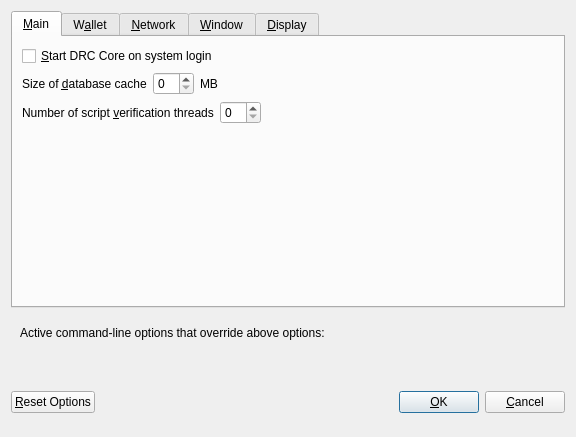
<?xml version="1.0" encoding="UTF-8"?>
<ui version="4.0">
 <class>OptionsDialog</class>
 <widget class="QDialog" name="OptionsDialog">
  <property name="geometry">
   <rect>
    <x>0</x>
    <y>0</y>
    <width>576</width>
    <height>402</height>
   </rect>
  </property>
  <property name="windowTitle">
   <string>Options</string>
  </property>
  <property name="modal">
   <bool>true</bool>
  </property>
  <layout class="QVBoxLayout" name="verticalLayout">
   <item>
    <widget class="QTabWidget" name="tabWidget">
     <property name="currentIndex">
      <number>0</number>
     </property>
     <widget class="QWidget" name="tabMain">
      <attribute name="title">
       <string>&amp;Main</string>
      </attribute>
      <layout class="QVBoxLayout" name="verticalLayout_Main">
       <item>
        <widget class="QCheckBox" name="bitcoinAtStartup">
         <property name="toolTip">
          <string>Automatically start DRC Core after logging in to the system.</string>
         </property>
         <property name="text">
          <string>&amp;Start DRC Core on system login</string>
         </property>
        </widget>
       </item>
       <item>
        <layout class="QHBoxLayout" name="horizontalLayout_2_Main">
         <item>
          <widget class="QLabel" name="databaseCacheLabel">
           <property name="text">
            <string>Size of &amp;database cache</string>
           </property>
           <property name="textFormat">
            <enum>Qt::PlainText</enum>
           </property>
           <property name="buddy">
            <cstring>databaseCache</cstring>
           </property>
          </widget>
         </item>
         <item>
          <widget class="QSpinBox" name="databaseCache"/>
         </item>
         <item>
          <widget class="QLabel" name="databaseCacheUnitLabel">
           <property name="text">
            <string>MB</string>
           </property>
           <property name="textFormat">
            <enum>Qt::PlainText</enum>
           </property>
          </widget>
         </item>
         <item>
          <spacer name="horizontalSpacer_2_Main">
           <property name="orientation">
            <enum>Qt::Horizontal</enum>
           </property>
           <property name="sizeHint" stdset="0">
            <size>
             <width>40</width>
             <height>20</height>
            </size>
           </property>
          </spacer>
         </item>
        </layout>
       </item>
       <item>
        <layout class="QHBoxLayout" name="horizontalLayout_3_Main">
         <item>
          <widget class="QLabel" name="threadsScriptVerifLabel">
           <property name="text">
            <string>Number of script &amp;verification threads</string>
           </property>
           <property name="textFormat">
            <enum>Qt::PlainText</enum>
           </property>
           <property name="buddy">
            <cstring>threadsScriptVerif</cstring>
           </property>
          </widget>
         </item>
         <item>
          <widget class="QSpinBox" name="threadsScriptVerif">
           <property name="toolTip">
            <string>(0 = auto, &lt;0 = leave that many cores free)</string>
           </property>
          </widget>
         </item>
         <item>
          <spacer name="horizontalSpacer_3_Main">
           <property name="orientation">
            <enum>Qt::Horizontal</enum>
           </property>
           <property name="sizeHint" stdset="0">
            <size>
             <width>40</width>
             <height>20</height>
            </size>
           </property>
          </spacer>
         </item>
        </layout>
       </item>
       <item>
        <spacer name="verticalSpacer_Main">
         <property name="orientation">
          <enum>Qt::Vertical</enum>
         </property>
         <property name="sizeHint" stdset="0">
          <size>
           <width>20</width>
           <height>40</height>
          </size>
         </property>
        </spacer>
       </item>
      </layout>
     </widget>
     <widget class="QWidget" name="tabWallet">
      <attribute name="title">
       <string>W&amp;allet</string>
      </attribute>
      <layout class="QVBoxLayout" name="verticalLayout_Wallet">
       <item>
        <widget class="QGroupBox" name="groupBox">
         <property name="title">
          <string>Expert</string>
         </property>
         <layout class="QVBoxLayout" name="verticalLayout_2">
          <item>
           <widget class="QCheckBox" name="coinControlFeatures">
            <property name="toolTip">
             <string>Whether to show coin control features or not.</string>
            </property>
            <property name="text">
             <string>Enable coin &amp;control features</string>
            </property>
           </widget>
          </item>
          <item>
           <widget class="QCheckBox" name="showMasternodesTab">
            <property name="toolTip">
             <string>Show additional tab listing all your masternodes in first sub-tab&lt;br/&gt;and all masternodes on the network in second sub-tab.</string>
            </property>
            <property name="text">
             <string>Show Masternodes Tab</string>
            </property>
           </widget>
          </item>
          <item>
           <widget class="QCheckBox" name="showAdvancedPSUI">
            <property name="toolTip">
             <string>Show additional information and buttons for PrivateSend on overview screen.</string>
            </property>
            <property name="text">
             <string>Enable advanced PrivateSend interface</string>
            </property>
           </widget>
          </item>
          <item>
           <widget class="QCheckBox" name="lowKeysWarning">
            <property name="toolTip">
             <string>Show warning dialog when PrivateSend detects that wallet has very low number of keys left.</string>
            </property>
            <property name="text">
             <string>Warn if PrivateSend is running out of keys</string>
            </property>
           </widget>
          </item>
          <item>
           <widget class="QCheckBox" name="privateSendMultiSession">
            <property name="toolTip">
             <string>Whether to use experimental PrivateSend mode with multiple mixing sessions per block.&lt;br/&gt;Note: You must use this feature carefully.&lt;br/&gt;Make sure you always have recent wallet (auto)backup in a safe place!</string>
            </property>
            <property name="text">
             <string>Enable PrivateSend &amp;multi-session</string>
            </property>
           </widget>
          </item>
          <item>
           <widget class="QCheckBox" name="spendZeroConfChange">
            <property name="toolTip">
             <string>If you disable the spending of unconfirmed change, the change from a transaction&lt;br/&gt;cannot be used until that transaction has at least one confirmation.&lt;br/&gt;This also affects how your balance is computed.</string>
            </property>
            <property name="text">
             <string>&amp;Spend unconfirmed change</string>
            </property>
           </widget>
          </item>
         </layout>
        </widget>
       </item>
       <item>
        <layout class="QHBoxLayout" name="horizontalLayout_4_Wallet">
         <item>
          <widget class="QLabel" name="label">
           <property name="toolTip">
            <string>This setting determines the amount of individual masternodes that an input will be anonymized through.&lt;br/&gt;More rounds of anonymization gives a higher degree of privacy, but also costs more in fees.</string>
           </property>
           <property name="text">
            <string>PrivateSend rounds to use</string>
           </property>
          </widget>
         </item>
         <item>
          <widget class="QSpinBox" name="privateSendRounds">
           <property name="minimum">
            <number>2</number>
           </property>
           <property name="maximum">
            <number>8</number>
           </property>
           <property name="value">
            <number>4</number>
           </property>
          </widget>
         </item>
        </layout>
       </item>
       <item>
        <layout class="QHBoxLayout" name="horizontalLayout">
         <item>
          <widget class="QLabel" name="label_2">
           <property name="toolTip">
            <string>This amount acts as a threshold to turn off PrivateSend once it's reached.</string>
           </property>
           <property name="statusTip">
            <string notr="true"/>
           </property>
           <property name="whatsThis">
            <string notr="true"/>
           </property>
           <property name="accessibleName">
            <string notr="true"/>
           </property>
           <property name="accessibleDescription">
            <string notr="true"/>
           </property>
           <property name="text">
            <string>Amount of DRC to keep anonymized</string>
           </property>
          </widget>
         </item>
         <item>
          <widget class="QSpinBox" name="privateSendAmount">
           <property name="minimum">
            <number>2</number>
           </property>
           <property name="maximum">
            <number>2000</number>
           </property>
           <property name="singleStep">
            <number>10</number>
           </property>
           <property name="value">
            <number>1000</number>
           </property>
          </widget>
         </item>
        </layout>
       </item>
       <item>
        <spacer name="verticalSpacer_Wallet">
         <property name="orientation">
          <enum>Qt::Vertical</enum>
         </property>
         <property name="sizeHint" stdset="0">
          <size>
           <width>20</width>
           <height>40</height>
          </size>
         </property>
        </spacer>
       </item>
      </layout>
     </widget>
     <widget class="QWidget" name="tabNetwork">
      <attribute name="title">
       <string>&amp;Network</string>
      </attribute>
      <layout class="QVBoxLayout" name="verticalLayout_Network">
       <item>
        <widget class="QCheckBox" name="mapPortUpnp">
         <property name="toolTip">
          <string>Automatically open the DRC Core client port on the router. This only works when your router supports UPnP and it is enabled.</string>
         </property>
         <property name="text">
          <string>Map port using &amp;UPnP</string>
         </property>
        </widget>
       </item>
       <item>
        <widget class="QCheckBox" name="allowIncoming">
         <property name="toolTip">
          <string>Accept connections from outside</string>
         </property>
         <property name="text">
          <string>Allow incoming connections</string>
         </property>
        </widget>
       </item>
       <item>
        <widget class="QCheckBox" name="connectSocks">
         <property name="toolTip">
          <string>Connect to the DRC network through a SOCKS5 proxy.</string>
         </property>
         <property name="text">
          <string>&amp;Connect through SOCKS5 proxy (default proxy):</string>
         </property>
        </widget>
       </item>
       <item>
        <layout class="QHBoxLayout" name="horizontalLayout_1_Network">
         <item>
          <widget class="QLabel" name="proxyIpLabel">
           <property name="text">
            <string>Proxy &amp;IP:</string>
           </property>
           <property name="textFormat">
            <enum>Qt::PlainText</enum>
           </property>
           <property name="buddy">
            <cstring>proxyIp</cstring>
           </property>
          </widget>
         </item>
         <item>
          <widget class="QValidatedLineEdit" name="proxyIp">
           <property name="minimumSize">
            <size>
             <width>140</width>
             <height>0</height>
            </size>
           </property>
           <property name="maximumSize">
            <size>
             <width>140</width>
             <height>16777215</height>
            </size>
           </property>
           <property name="toolTip">
            <string>IP address of the proxy (e.g. IPv4: 127.0.0.1 / IPv6: ::1)</string>
           </property>
          </widget>
         </item>
         <item>
          <widget class="QLabel" name="proxyPortLabel">
           <property name="text">
            <string>&amp;Port:</string>
           </property>
           <property name="textFormat">
            <enum>Qt::PlainText</enum>
           </property>
           <property name="buddy">
            <cstring>proxyPort</cstring>
           </property>
          </widget>
         </item>
         <item>
          <widget class="QLineEdit" name="proxyPort">
           <property name="minimumSize">
            <size>
             <width>55</width>
             <height>0</height>
            </size>
           </property>
           <property name="maximumSize">
            <size>
             <width>55</width>
             <height>16777215</height>
            </size>
           </property>
           <property name="toolTip">
            <string>Port of the proxy (e.g. 9050)</string>
           </property>
          </widget>
         </item>
         <item>
          <spacer name="horizontalSpacer_1_Network">
           <property name="orientation">
            <enum>Qt::Horizontal</enum>
           </property>
           <property name="sizeHint" stdset="0">
            <size>
             <width>40</width>
             <height>20</height>
            </size>
           </property>
          </spacer>
         </item>
        </layout>
       </item>
       <item>
        <layout class="QHBoxLayout" name="horizontalLayout_2_Network">
         <item>
          <widget class="QLabel" name="proxyActiveNets">
           <property name="text">
            <string>Used for reaching peers via:</string>
           </property>
           <property name="textFormat">
            <enum>Qt::PlainText</enum>
           </property>
          </widget>
         </item>
         <item>
          <widget class="QCheckBox" name="proxyReachIPv4">
           <property name="enabled">
            <bool>false</bool>
           </property>
           <property name="toolTip">
            <string>Shows, if the supplied default SOCKS5 proxy is used to reach peers via this network type.</string>
           </property>
           <property name="text">
            <string/>
           </property>
          </widget>
         </item>
         <item>
          <widget class="QLabel" name="proxyReachIPv4Label">
           <property name="text">
            <string>IPv4</string>
           </property>
           <property name="textFormat">
            <enum>Qt::PlainText</enum>
           </property>
          </widget>
         </item>
         <item>
          <widget class="QCheckBox" name="proxyReachIPv6">
           <property name="enabled">
            <bool>false</bool>
           </property>
           <property name="toolTip">
            <string>Shows, if the supplied default SOCKS5 proxy is used to reach peers via this network type.</string>
           </property>
           <property name="text">
            <string/>
           </property>
          </widget>
         </item>
         <item>
          <widget class="QLabel" name="proxyReachIPv6Label">
           <property name="text">
            <string>IPv6</string>
           </property>
           <property name="textFormat">
            <enum>Qt::PlainText</enum>
           </property>
          </widget>
         </item>
         <item>
          <widget class="QCheckBox" name="proxyReachTor">
           <property name="enabled">
            <bool>false</bool>
           </property>
           <property name="toolTip">
            <string>Shows, if the supplied default SOCKS5 proxy is used to reach peers via this network type.</string>
           </property>
           <property name="text">
            <string/>
           </property>
          </widget>
         </item>
         <item>
          <widget class="QLabel" name="proxyReachTorLabel">
           <property name="text">
            <string>Tor</string>
           </property>
           <property name="textFormat">
            <enum>Qt::PlainText</enum>
           </property>
          </widget>
         </item>
         <item>
          <spacer name="horizontalSpacer_2_Network">
           <property name="orientation">
            <enum>Qt::Horizontal</enum>
           </property>
           <property name="sizeHint" stdset="0">
            <size>
             <width>40</width>
             <height>20</height>
            </size>
           </property>
          </spacer>
         </item>
        </layout>
       </item>
       <item>
        <widget class="QCheckBox" name="connectSocksTor">
         <property name="toolTip">
          <string>Connect to the DRC network through a separate SOCKS5 proxy for Tor hidden services.</string>
         </property>
         <property name="text">
          <string>Use separate SOCKS5 proxy to reach peers via Tor hidden services:</string>
         </property>
        </widget>
       </item>
       <item>
        <layout class="QHBoxLayout" name="horizontalLayout_3_Network">
         <item>
          <widget class="QLabel" name="proxyIpTorLabel">
           <property name="text">
            <string>Proxy &amp;IP:</string>
           </property>
           <property name="textFormat">
            <enum>Qt::PlainText</enum>
           </property>
           <property name="buddy">
            <cstring>proxyIpTor</cstring>
           </property>
          </widget>
         </item>
         <item>
          <widget class="QValidatedLineEdit" name="proxyIpTor">
           <property name="minimumSize">
            <size>
             <width>140</width>
             <height>0</height>
            </size>
           </property>
           <property name="maximumSize">
            <size>
             <width>140</width>
             <height>16777215</height>
            </size>
           </property>
           <property name="toolTip">
            <string>IP address of the proxy (e.g. IPv4: 127.0.0.1 / IPv6: ::1)</string>
           </property>
          </widget>
         </item>
         <item>
          <widget class="QLabel" name="proxyPortTorLabel">
           <property name="text">
            <string>&amp;Port:</string>
           </property>
           <property name="textFormat">
            <enum>Qt::PlainText</enum>
           </property>
           <property name="buddy">
            <cstring>proxyPortTor</cstring>
           </property>
          </widget>
         </item>
         <item>
          <widget class="QLineEdit" name="proxyPortTor">
           <property name="minimumSize">
            <size>
             <width>55</width>
             <height>0</height>
            </size>
           </property>
           <property name="maximumSize">
            <size>
             <width>55</width>
             <height>16777215</height>
            </size>
           </property>
           <property name="toolTip">
            <string>Port of the proxy (e.g. 9050)</string>
           </property>
          </widget>
         </item>
         <item>
          <spacer name="horizontalSpacer_4_Network">
           <property name="orientation">
            <enum>Qt::Horizontal</enum>
           </property>
           <property name="sizeHint" stdset="0">
            <size>
             <width>40</width>
             <height>20</height>
            </size>
           </property>
          </spacer>
         </item>
        </layout>
       </item>
       <item>
        <spacer name="verticalSpacer_Network">
         <property name="orientation">
          <enum>Qt::Vertical</enum>
         </property>
         <property name="sizeHint" stdset="0">
          <size>
           <width>20</width>
           <height>40</height>
          </size>
         </property>
        </spacer>
       </item>
      </layout>
     </widget>
     <widget class="QWidget" name="tabWindow">
      <attribute name="title">
       <string>&amp;Window</string>
      </attribute>
      <layout class="QVBoxLayout" name="verticalLayout_Window">
       <item>
        <widget class="QCheckBox" name="minimizeToTray">
         <property name="toolTip">
          <string>Show only a tray icon after minimizing the window.</string>
         </property>
         <property name="text">
          <string>&amp;Minimize to the tray instead of the taskbar</string>
         </property>
        </widget>
       </item>
       <item>
        <widget class="QCheckBox" name="minimizeOnClose">
         <property name="toolTip">
          <string>Minimize instead of exit the application when the window is closed. When this option is enabled, the application will be closed only after selecting Exit in the menu.</string>
         </property>
         <property name="text">
          <string>M&amp;inimize on close</string>
         </property>
        </widget>
       </item>
       <item>
        <spacer name="verticalSpacer_Window">
         <property name="orientation">
          <enum>Qt::Vertical</enum>
         </property>
         <property name="sizeHint" stdset="0">
          <size>
           <width>20</width>
           <height>40</height>
          </size>
         </property>
        </spacer>
       </item>
      </layout>
     </widget>
     <widget class="QWidget" name="tabDisplay">
      <attribute name="title">
       <string>&amp;Display</string>
      </attribute>
      <layout class="QVBoxLayout" name="verticalLayout_Display">
       <item>
        <layout class="QHBoxLayout" name="horizontalLayout_1_Display">
         <item>
          <widget class="QLabel" name="langLabel">
           <property name="text">
            <string>User Interface &amp;language:</string>
           </property>
           <property name="textFormat">
            <enum>Qt::PlainText</enum>
           </property>
           <property name="buddy">
            <cstring>lang</cstring>
           </property>
          </widget>
         </item>
         <item>
          <widget class="QValueComboBox" name="lang">
           <property name="toolTip">
            <string>The user interface language can be set here. This setting will take effect after restarting DRC Core.</string>
           </property>
          </widget>
         </item>
        </layout>
       </item>
       <item>
        <widget class="QLabel" name="label_3">
         <property name="toolTip">
          <string notr="true"/>
         </property>
         <property name="statusTip">
          <string notr="true"/>
         </property>
         <property name="whatsThis">
          <string notr="true"/>
         </property>
         <property name="accessibleName">
          <string notr="true"/>
         </property>
         <property name="text">
          <string>Language missing or translation incomplete? Help contributing translations here:
https://www.transifex.com/projects/p/drc/</string>
         </property>
         <property name="wordWrap">
          <bool>true</bool>
         </property>
         <property name="openExternalLinks">
          <bool>true</bool>
         </property>
         <property name="textInteractionFlags">
          <set>Qt::TextBrowserInteraction</set>
         </property>
        </widget>
       </item>
       <item>
        <layout class="QHBoxLayout" name="horizontalLayout_4_Display" stretch="0,0">
         <item>
          <widget class="QLabel" name="themeLabel">
           <property name="text">
            <string>User Interface Theme:</string>
           </property>
          </widget>
         </item>
         <item>
          <widget class="QValueComboBox" name="theme"/>
         </item>
        </layout>
       </item>
       <item>
        <widget class="Line" name="line">
         <property name="orientation">
          <enum>Qt::Horizontal</enum>
         </property>
        </widget>
       </item>
       <item>
        <layout class="QHBoxLayout" name="horizontalLayout_2_Display">
         <item>
          <widget class="QLabel" name="unitLabel">
           <property name="text">
            <string>&amp;Unit to show amounts in:</string>
           </property>
           <property name="textFormat">
            <enum>Qt::PlainText</enum>
           </property>
           <property name="buddy">
            <cstring>unit</cstring>
           </property>
          </widget>
         </item>
         <item>
          <widget class="QValueComboBox" name="unit">
           <property name="toolTip">
            <string>Choose the default subdivision unit to show in the interface and when sending coins.</string>
           </property>
          </widget>
         </item>
        </layout>
       </item>
       <item>
        <layout class="QHBoxLayout" name="horizontalLayout_5_Display">
         <item>
          <widget class="QLabel" name="digitsLabel">
           <property name="text">
            <string>Decimal digits</string>
           </property>
          </widget>
         </item>
         <item>
          <widget class="QValueComboBox" name="digits"/>
         </item>
        </layout>
       </item>
       <item>
        <layout class="QHBoxLayout" name="horizontalLayout_3_Display">
         <item>
          <widget class="QLabel" name="thirdPartyTxUrlsLabel">
           <property name="toolTip">
            <string>Third party URLs (e.g. a block explorer) that appear in the transactions tab as context menu items.&lt;br/&gt;%s in the URL is replaced by transaction hash. Multiple URLs are separated by vertical bar |.</string>
           </property>
           <property name="text">
            <string>Third party transaction URLs</string>
           </property>
           <property name="buddy">
            <cstring>thirdPartyTxUrls</cstring>
           </property>
          </widget>
         </item>
         <item>
          <widget class="QLineEdit" name="thirdPartyTxUrls">
           <property name="toolTip">
            <string>Third party URLs (e.g. a block explorer) that appear in the transactions tab as context menu items.&lt;br/&gt;%s in the URL is replaced by transaction hash. Multiple URLs are separated by vertical bar |.</string>
           </property>
          </widget>
         </item>
        </layout>
       </item>
       <item>
        <spacer name="verticalSpacer">
         <property name="orientation">
          <enum>Qt::Vertical</enum>
         </property>
         <property name="sizeHint" stdset="0">
          <size>
           <width>20</width>
           <height>40</height>
          </size>
         </property>
        </spacer>
       </item>
      </layout>
     </widget>
    </widget>
   </item>
   <item>
    <widget class="QFrame" name="frame">
     <layout class="QVBoxLayout" name="verticalLayout_Bottom">
      <item>
       <layout class="QHBoxLayout" name="horizontalLayout_Bottom">
        <item>
         <widget class="QLabel" name="overriddenByCommandLineInfoLabel">
          <property name="text">
           <string>Active command-line options that override above options:</string>
          </property>
          <property name="textFormat">
           <enum>Qt::PlainText</enum>
          </property>
         </widget>
        </item>
        <item>
         <spacer name="horizontalSpacer_Bottom">
          <property name="orientation">
           <enum>Qt::Horizontal</enum>
          </property>
          <property name="sizeHint" stdset="0">
           <size>
            <width>40</width>
            <height>20</height>
           </size>
          </property>
         </spacer>
        </item>
       </layout>
      </item>
      <item>
       <widget class="QLabel" name="overriddenByCommandLineLabel">
        <property name="text">
         <string/>
        </property>
        <property name="textFormat">
         <enum>Qt::PlainText</enum>
        </property>
        <property name="wordWrap">
         <bool>true</bool>
        </property>
       </widget>
      </item>
     </layout>
    </widget>
   </item>
   <item>
    <layout class="QHBoxLayout" name="horizontalLayout_Buttons">
     <item>
      <widget class="QPushButton" name="resetButton">
       <property name="toolTip">
        <string>Reset all client options to default.</string>
       </property>
       <property name="text">
        <string>&amp;Reset Options</string>
       </property>
       <property name="autoDefault">
        <bool>false</bool>
       </property>
      </widget>
     </item>
     <item>
      <spacer name="horizontalSpacer_1">
       <property name="orientation">
        <enum>Qt::Horizontal</enum>
       </property>
       <property name="sizeHint" stdset="0">
        <size>
         <width>40</width>
         <height>48</height>
        </size>
       </property>
      </spacer>
     </item>
     <item>
      <widget class="QLabel" name="statusLabel">
       <property name="minimumSize">
        <size>
         <width>200</width>
         <height>0</height>
        </size>
       </property>
       <property name="font">
        <font>
         <weight>75</weight>
         <bold>true</bold>
        </font>
       </property>
       <property name="text">
        <string/>
       </property>
       <property name="textFormat">
        <enum>Qt::PlainText</enum>
       </property>
       <property name="wordWrap">
        <bool>true</bool>
       </property>
      </widget>
     </item>
     <item>
      <spacer name="horizontalSpacer_2">
       <property name="orientation">
        <enum>Qt::Horizontal</enum>
       </property>
       <property name="sizeHint" stdset="0">
        <size>
         <width>40</width>
         <height>48</height>
        </size>
       </property>
      </spacer>
     </item>
     <item>
      <widget class="QPushButton" name="okButton">
       <property name="text">
        <string>&amp;OK</string>
       </property>
       <property name="autoDefault">
        <bool>false</bool>
       </property>
       <property name="default">
        <bool>true</bool>
       </property>
      </widget>
     </item>
     <item>
      <widget class="QPushButton" name="cancelButton">
       <property name="text">
        <string>&amp;Cancel</string>
       </property>
       <property name="autoDefault">
        <bool>false</bool>
       </property>
      </widget>
     </item>
    </layout>
   </item>
  </layout>
 </widget>
 <customwidgets>
  <customwidget>
   <class>QValidatedLineEdit</class>
   <extends>QLineEdit</extends>
   <header>qvalidatedlineedit.h</header>
  </customwidget>
  <customwidget>
   <class>QValueComboBox</class>
   <extends>QComboBox</extends>
   <header>qvaluecombobox.h</header>
  </customwidget>
 </customwidgets>
 <resources/>
 <connections/>
</ui>
